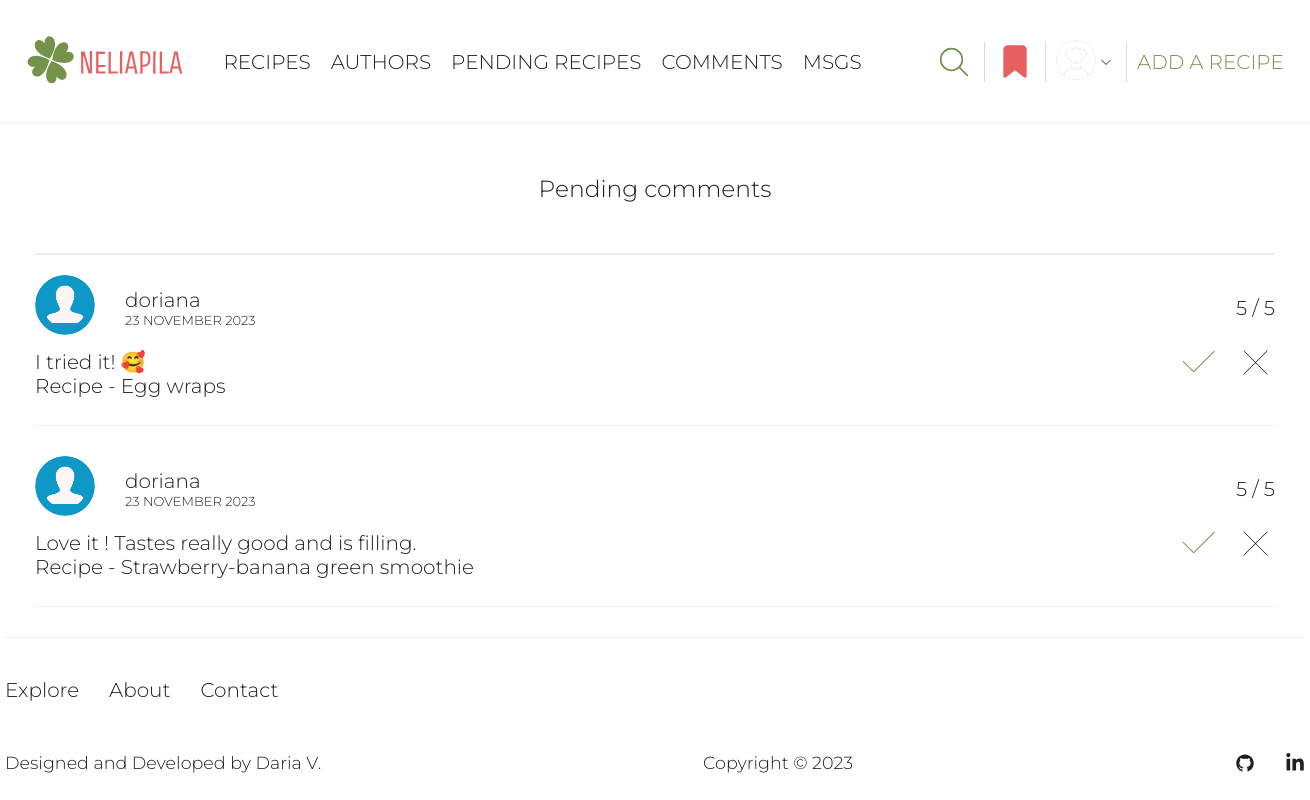
The app's page /pending-comments/ (signed in) with its own data.
### user/models.py (models this page shows, shortened)
class Profile(models.Model):
    user = models.OneToOneField(User, on_delete=models.CASCADE)
    name = models.CharField(max_length=50, null=True, blank=True)
    email = models.EmailField(max_length=500, blank=True, null=True, unique=True)
    username = models.CharField(max_length=50, blank=True, null=True)
    bio = models.TextField(blank=True, null=True)
    image = models.ImageField(upload_to='profiles/', blank=True, null=True, default='profiles/default-profile-pic.png')
    created = models.DateTimeField(auto_now_add=True)

### recipes/models.py (models this page shows, shortened)
class Comment(models.Model):
    RATING_CHOICES = [
        (1, 1),
        (2, 2),
        (3, 3),
        (4, 4),
        (5, 5),
    ]
    STATUS_CHOICES = [
        (True, 'Approved'),
        (False, 'On moderation'),
    ]
    owner = models.ForeignKey('user.Profile', on_delete=models.SET_NULL, null=True, blank=True)
    recipe = models.ForeignKey(Recipe, on_delete=models.CASCADE)
    body = models.TextField(max_length=500, null=True, blank=True)
    rating = models.IntegerField(null=False, blank=False, choices=RATING_CHOICES)
    created_date = models.DateTimeField(auto_now_add=True)
    is_approved = models.BooleanField(default=False, choices=STATUS_CHOICES)
    class Meta:
        unique_together = [['owner', 'recipe'], ]

class Recipe(models.Model):
    CATEGORY_CHOICES = [
        ('Breakfast', 'Breakfast'),
        ('Lunch', 'Lunch'),
        ('Dinner', 'Dinner'),
        ('Snacks', 'Snacks'),
        ('Desserts', 'Desserts'),
        ('Drinks', 'Drinks'),
        ('Miscellaneous', 'Other')
    ]
    STATUS_CHOICES = [
        (True, 'Approved'),
        (False, 'On moderation'),
    ]
    author = models.ForeignKey(User, on_delete=models.CASCADE, null=True, blank=True)
    title = models.CharField(max_length=50)
    portions = models.PositiveIntegerField(default=1, blank=True, null=True)
    cooking_hours = models.PositiveIntegerField(default=0)
    cooking_minutes = models.PositiveIntegerField(default=0)
    image = models.ImageField(upload_to=recipe_image_path)
    category = models.CharField(max_length=20, choices=CATEGORY_CHOICES)
    ingredients = models.TextField()
    steps = models.TextField()
    is_approved = models.BooleanField(default=False, choices=STATUS_CHOICES)
    date_created = models.DateTimeField(auto_now_add=True)
    def __str__(self):
        return self.title

### recipes/views.py (the view)
# urls.py: path('pending-comments/', views.pending_comments, name='pending-comments'),
@staff_member_required
def pending_comments(request):
    all_pending_comments = Comment.objects.filter(is_approved=False).all()
    all_pending_comments, paginator, custom_range = paginate(request, all_pending_comments)
    if request.method == 'GET':
        context = {'comments': all_pending_comments, 'paginator': paginator, 'custom_range': custom_range}
        return render(request, 'recipes/pending-comments.html', context)

### home/views.py (called while the page is built)
def paginate(request, items, results=6):
    page = request.GET.get('page')
    paginator = Paginator(items, results)
    try:
        items = paginator.page(page)
    except PageNotAnInteger:
        page = 1
        items = paginator.page(page)
    except EmptyPage:
        page = paginator.num_pages
        items = paginator.page(page)
    page = int(page)
    left_index = page - 3 if page > 3 else 1
    right_index = page + 4 if page < paginator.num_pages - 3 else paginator.num_pages + 1
    custom_range = range(left_index, right_index)
    return items, paginator, custom_range

### templates/recipes/pending-comments.html (shortened to what this page needs)
{% extends 'base/base.html' %}
{% load static %}
{% block css %}
<link rel="stylesheet" href="{% static 'recipes/css/comment-section.css' %}">
{% endblock %}
{% block content %}
<section class="pending-comments-page">
    <section class="pending-comments container">
        <h1 class="pending-comments-heading">Pending comments</h1>
        {% if comments %}
        <section class="all-recipe-comments">
            <div class="comments">
                {% for comment in comments %}
                <div class="one-comment">
                    <div class="comment-owner-info">
                        <div class="comment-owner-info-left">
                            <div class="comment-owner-image">
                                <a href="{% url 'profile' comment.owner.user.id %}">
                                    <img src="{{ comment.owner.image.url }}" alt="Commentator`s image">
                                </a>
                            </div>
                            <div class="owner-name-and-date-created">
                                <div class="owner-name">
                                    <a href="{% url 'profile' comment.owner.user.id %}">
                                        {{ comment.owner.username }}</a>
                                </div>
                                <div class="date-created">
                                    <p>{{ comment.created_date | date:"j F Y"}}</p>
                                </div>
                            </div>
                        </div>
                        <div class="comment-rating">
                            <p>{{ comment.rating }} / 5</p>
                        </div>
                    </div>
                    <div class="comment-body">
                        <p>{{ comment.body }}</p>
                    </div>
                    <div class="delete-comment">
                        <a href="{% url 'delete-comment' comment.id %}">
                            <img src="{% static 'user/images/delete.svg' %}" alt="Delete">
                        </a>
                    </div>
                    <div class="approve-comment">
                        <a href="{% url 'approve-comment' comment.id %}">
                            <img src="{% static 'recipes/images/check-mark.svg' %}" alt="Check mark">
                        </a>
                    </div>
                    <div class="recipe-info">
                        <p>Recipe - <a href="{% url 'specific-recipe' comment.recipe.id %}">{{ comment.recipe }}</a></p>
                    </div>
                </div>
                {% endfor %}
            </div>
        </section>
        {% else %}
        <p class="no-pending-comments">There is no pending comments</p>
        {% endif %}
    </section>
</section>
{% endblock %}

### templates/base/base.html (shortened to what this page needs)
<!DOCTYPE html>
{% load static %}
<html lang="en">
<head>
    <link rel="stylesheet" href="{% static 'base/css/base.css' %}">
    {% block css %}{% endblock %}
</head>
<body>
<header class="header-menu">
    <div class="header container">
        <div class="header-top">
            <div class="logo-menu">
                <div class="logo">
                    <a href="{% url 'recipes' %}"><img src="{% static 'base/images/neliapila_logo.svg' %}"
                                                       alt="NELIAPILA"></a>
                </div>
                <div class="menu">
                    <ul class="menu-list">
                        <li><a href="{% url 'recipes' %}">Recipes</a></li>
                        <li><a href="{% url 'authors' %}">Authors</a></li>
                        {% if user.is_staff %}
                        <li><a href="{% url 'pending-recipes' %}">Pending recipes</a></li>
                        <li><a href="{% url 'pending-comments' %}">Comments</a></li>
                        <li><a href="{% url 'messages' %}">Msgs</a></li>
                        {% endif %}
                    </ul>
                </div>
            </div>
            <div class="right-items-login">
                <button class="search-logo" id="search_logo">
                </button>
                {% if user.is_authenticated %}
                <a class="user-favourites" href="{% url 'favorites' %}">
                    {% else %}
                    <a class="user-favourites" href="{% url 'login' %}">
                        {% endif %}
                    </a>
                <div class="user-profile-next-links">
                    {% if user.is_authenticated %}
                    <a href="{% url 'profile' user.id %}">
                        {% else %}
                        <a href="{% url 'login' %}">
                            {% endif %}
                            {% if user.is_authenticated %}
                            <img class="profile-image" src="{{ user.profile.image.url }}" alt="Profile picture">
                            {% endif %}
                        </a>
                    {% if user.is_authenticated %}
                    <button class="arrow-button" id="arrow-button">
                        <svg id="arrow" width="20px" height="20px" viewBox="0 0 24 24" fill="none"
                             xmlns="http://www.w3.org/2000/svg">
                            <path d="M7 10L12 15L17 10" stroke="#000000" stroke-width="1" stroke-linecap="round"
                                  stroke-linejoin="round"/>
                        </svg>
                    </button>
                    {% endif %}
                </div>
                <a class="add-a-recipe right-links" href="{% url 'add-recipe' %}">ADD A RECIPE</a>
            </div>
        </div>
    </div>
</header>
<main>
    {% block content %}
    {% endblock content%}
</main>
<footer class="footer-nav">
    <div class="page-footer_wrapper container">
        <div class="site-links">
            <div class="links-list">
                <ul class="list-of-links">
                    <li><a href="{% url 'recipes' %}">Explore</a></li>
                    <li><a href="{% url 'about-us' %}">About</a></li>
                    <li><a href="{% url 'contact-us' %}">Contact</a></li>
                </ul>
            </div>
        </div>
        <div class="developer-info">
            <div class="footer-designer-name">
                <h3>Designed and Developed by Daria V.</h3>
            </div>
            <div class="footer-copyright">
                <h3>Copyright © 2023</h3>
            </div>
            <div class="footer-body">
                <ul class="footer-icons">
                    <li class="social-icon">
                        <a href="https://github.com/dariavarlamovaa" target="_blank"
                           rel="noopener noreferrer">
                        </a>
                    </li>
                    <li class="social-icon">
                        <a href="https://www.linkedin.com/in/dariavarlamovaa/"
                           target="_blank" rel="noopener noreferrer">
                        </a>
                    </li>
                </ul>
            </div>
        </div>
    </div>
</footer>
</body>
</html>

### static/base/css/base.css (style rules this page uses)
html { height: 100%; position: relative; }
body { font-family: 'Montserrat', sans-serif; font-weight: 300; font-size: 20px; color: #211f1f; background-color: #FFFFFF; margin: 0; padding: 0; min-height: 100%; display: flex; flex-direction: column; }
a { text-decoration: none; color: #211f1f; }
h1, h2, h3, p { margin: 0; font-weight: 300; }
li, ul { margin: 0; padding: 0; }
svg { vertical-align: middle; }
.container { width: 1240px; margin: 0 auto; position: relative; }
main { flex: 1; }
.header { width: 100%; padding: 0 2%; box-sizing: border-box; font-size: 10px; border-bottom: 1px solid #efefef; }
.header-top { display: flex; align-items: center; justify-content: space-between; padding: 35px 0; box-sizing: border-box; position: relative; }
.logo-menu { display: flex; flex-direction: row; align-items: center; min-width: 500px; }
.logo { margin-right: 40px; }
.logo img { height: 50px; }
.menu-list { display: flex; flex-direction: row; text-transform: uppercase; font-size: 20px; min-width: 235px; }
.menu ul { list-style: none; }
.menu-list li { color: #74924a; margin-right: 20px; }
.right-links { color: #74924a; font-size: 20px; }
.right-items-login { min-width: 350px; display: flex; flex-direction: row; justify-content: space-between; align-items: center; }
.right-items-login button:nth-child(1), .user-favourites { border-right-width: 1px; border-right-style: solid; border-right-color: rgb(217, 217, 217); padding-right: 10px; border-bottom: 0; border-left: 0; border-top: 0; }
.user-profile-next-links { position: relative; display: flex; flex-direction: row; align-items: center; }
.profile-image { width: 40px; height: 40px; border-radius: 100%; }
.add-a-recipe { border-left-width: 1px; border-left-style: solid; border-left-color: rgb(217, 217, 217); padding-left: 10px; display: flex; align-items: center; height: 40px; }
.arrow-button, .search-logo { background-color: transparent; cursor: pointer; height: 40px; border: none; padding: 0; }
.page-footer_wrapper { width: 1300px; box-sizing: border-box; }
.list-of-links { border-top: 1px solid #efefef; list-style: none; display: flex; flex-direction: row; padding: 40px 0 20px; }
.list-of-links li { padding-right: 30px; }
.developer-info { display: flex; flex-wrap: wrap; justify-content: space-between; box-sizing: border-box; padding: 20px 0; font-size: 15px; align-items: center; }
.footer-icons { list-style: none; display: flex; gap: 30px; padding: 0; }
.footer-designer-name, .footer-copyright, .footer-body { height: 40px; display: flex; align-items: center; }
.social-icon a { color: #FFF; }

### static/recipes/css/comment-section.css (style rules this page uses)
.all-recipe-comments { padding-top: 20px; border-top: 2px solid #efefef; }
.one-comment { min-height: 150px; margin-bottom: 30px; border-bottom: 1px solid #efefef; position: relative; }
.comment-owner-image img { border-radius: 100%; height: 60px; width: 60px; }
.comment-owner-info { display: flex; flex-direction: row; justify-content: space-between; align-items: center; padding-bottom: 10px; }
.comment-owner-info-left { display: flex; flex-direction: row; align-items: center; }
.comment-owner-image { margin-right: 30px; }
.date-created { font-size: 13px; text-transform: uppercase; }
.delete-comment { position: absolute; right: 7px; bottom: 30%; }
.delete-comment img { width: 25px; height: 25px; }
.pending-comments-heading { text-align: center; padding: 50px 0; }
.approve-comment { position: absolute; bottom: 28%; right: 60px; }

### records on screen
Comment: owner.image (picture), owner.username "doriana", created_date "23 NOVEMBER 2023", rating "5", body "I tried it! 🥰", recipe "Egg wraps"
Comment: owner.image (picture), owner.username "doriana", created_date "23 NOVEMBER 2023", rating "5", body "Love it ! Tastes really good and is filling.", recipe "Strawberry-banana green smoothie"
